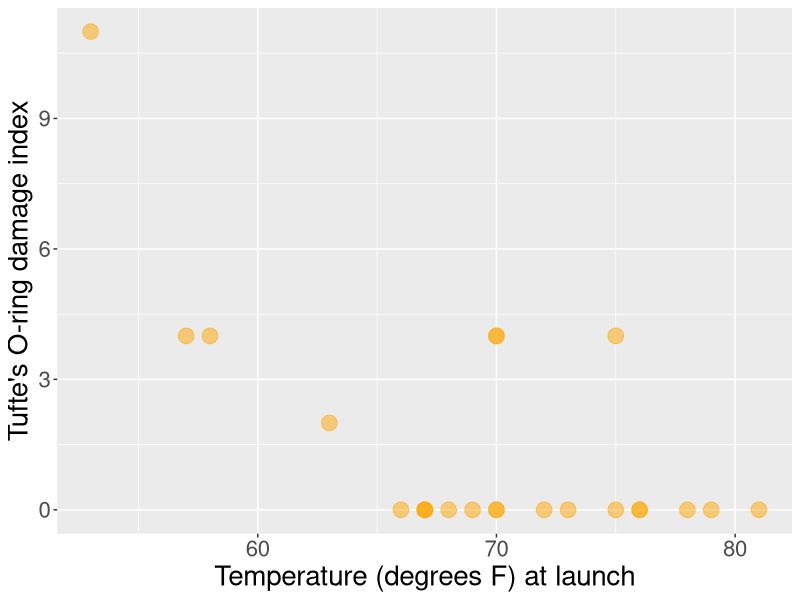
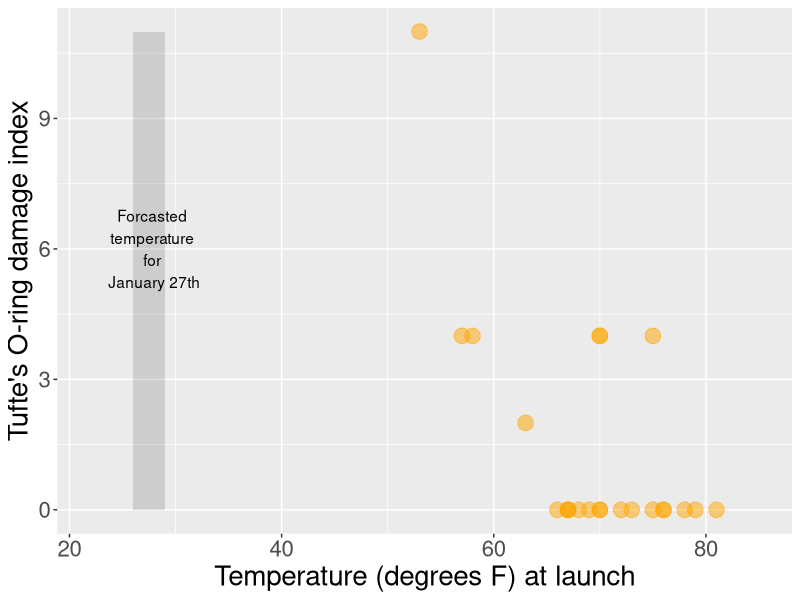

These charts were generated, in order, by the following R code:
## ---- chunk 1
#| include: false
#| warning: false
#| message: false
# Some global options still not available in quarto
 knitr::opts_chunk$set(fig.align = 'center')
library(knitr)
library(tidyverse)
theme_update(text = element_text(size = 20))
## ---- chunk 2
library(ggplot2)
library(dplyr)
library(readr)
Challenger <- read_delim("open_data/Challenger2.txt", 
                         "\t", escape_double =
                           FALSE, trim_ws = TRUE)



ggplot(data = Challenger, mapping = aes(x = T, y = I)) + geom_point(alpha = 0.5, color = "orange", size = 5) + labs(y = "Tufte's O-ring damage index", x = "Temperature (degrees F) at launch") #+ geom_smooth(se = FALSE)
## ---- chunk 3

ggplot() + geom_point(data = Challenger, mapping = aes(x = T, y = I),alpha = 0.5, color = "orange", size = 5) + labs(y = "Tufte's O-ring damage index", x = "Temperature (degrees F) at launch") +
  xlim(22, 85) +
  geom_rect(mapping = aes(xmin = 26, xmax = 29, ymin = 0, ymax = 11), alpha = 0.2) +  annotate(geom = "text", x = 28, y = 6, label = "Forcasted \ntemperature \nfor \nJanuary 27th")#+ geom_smooth(se = FALSE) 
